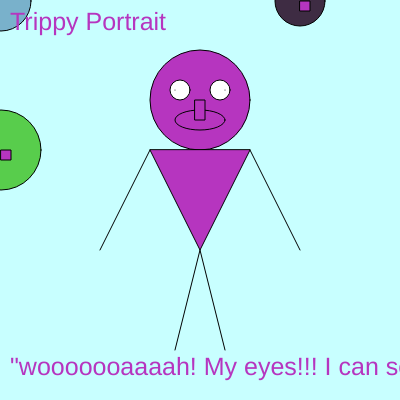
Frame 1 (no input)
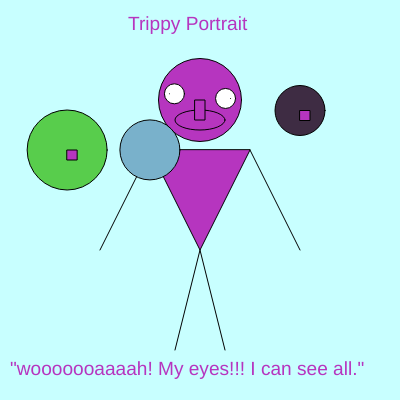
Frame 60 (no input)
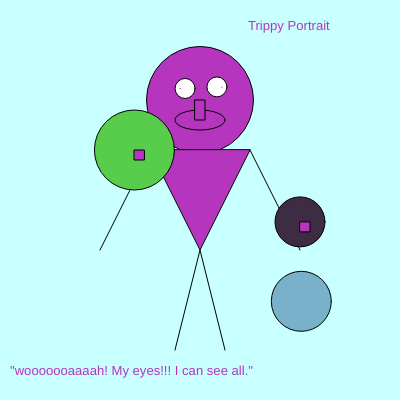
Frame 120 (the mouse pressed at the canvas centre since frame 60)

The p5.js sketch that drew these frames (run headless with seeded random() and noise() and a simulated clock; from frame 60 on, the mouse is pressed at the canvas centre):

// p5.js sketch
// ── sketch.js
var leftEyeX = 175;
var leftEyeY = 90;
var rightEyeX = 225;
var rightEyeY = 90;

var leftEyeCirX = 180;
var leftEyeCirY = 90;
var leftEyeCirDiameter = 20;
var rightEyeCirX = 220;
var rightEyeCirY = 90;
var rightEyeCirDiameter = 20;

var eyeResetThreshold = 10; //distance outside the head before resetting

var headSize = 100;
var headGrowth = 1;
var nameSize = 25;
var nameX = 10;
var nameY = 30;
var xSpeed = 2;
var ySpeed = 2;

var currentColor; //global color

//title sq. pattern:
var direction = 0; // 0 = right, 1 = down, 2 = left, 3 = up
var stepSize = 2;

//title size growth:
var isShrinking = true; 

//circle variables to accomplish assignment goals:
var circle1X = 1; 
var circle1Y = 150;
var sq1X = 1;
var sq1Y = 150;
var circle2X = 300; 
var circle2Y = 1;
var sq2X = 300;
var sq2Y = 1;
var circle3X = 1; //circle 3 moving diagonally
var circle3Y = 1;
var circle1Speed;
var circle2Speed;
var circle3Speed;
var circle1Color, circle2Color, circle3Color;

function setup() {
    createCanvas(400, 400);
    changeColor(); //initialize with a random color
    circle1Color = color(random(255), random(255), random(255));
    circle2Color = color(random(255), random(255), random(255));
    circle3Color = color(random(255), random(255), random(255));
    //speed is randomized for moving objects
    circle1Speed = random(1,3);
    circle2Speed = random(1,3);
    circle3Speed = random(1,3);
}

function draw() {
    background(200, 300, 300);
    
    //head
    fill(currentColor); // Use the current color for the head
    circle(200, 100, headSize);
    
    //body
    fill(currentColor); // Use the current color for the body
    triangle(150, 150, 200, 250, 250, 150);
    
    //arms
    line(150, 150, 100, 250);
    line(250, 150, 300, 250);
    
    //legs
    line(200, 250, 175, 350);
    line(200, 250, 225, 350);

    //mouth and nose
    ellipse(200, 120, 50, 20);
    rect(195, 100, 10, 20);
    
    //eyes
    fill(255); //white for the eyes
    circle(leftEyeCirX, leftEyeCirY, leftEyeCirDiameter);
    circle(rightEyeCirX, rightEyeCirY, rightEyeCirDiameter);
    fill(currentColor); //current color for the pupils
    point(leftEyeX, leftEyeY);
    point(rightEyeX, rightEyeY);

    //moving objects
    fill(circle1Color);
    circle(circle1X, circle1Y, 80);
    fill(circle2Color);
    circle(circle2X, circle2Y, 50);
    fill(circle3Color);
    circle(circle3X, circle3Y, 60);
    
    //squares
    fill(currentColor); 
    square(sq1X, sq1Y, 10);
    square(sq2X, sq2Y, 10);
    
    //title
    textSize(nameSize);
    fill(currentColor); //current color for text
    text('Trippy Portrait', nameX, nameY);
    text('"wooooooaaaah! My eyes!!! I can see all."', 10, 375);

    //animation
    animateEyes();
    animateHead();
    animateName();
    titleSize();
    animateCircles();
}

//moves the eyes and keeps pupils within the eye
function animateEyes() {
    var ranA = random(-2, 2);
    var ranC = random(-2, 2);
    leftEyeCirX += ranA;
    leftEyeCirY += ranC;
    leftEyeX += ranA;
    leftEyeY += ranC;
    
    var ranB = random(-2, 2);
    var ranD = random(-2, 2);
    rightEyeCirX += ranB;
    rightEyeCirY += ranD;
    rightEyeX += ranB;
    rightEyeY += ranD;

    //my procedure for keeping the eyes within a certain range
    if (abs(leftEyeX - 200) > headSize / 2 + eyeResetThreshold || 
        abs(leftEyeY - 100) > headSize / 2 + eyeResetThreshold) {
        resetLeftEye();
    }
    if (abs(rightEyeX - 200) > headSize / 2 + eyeResetThreshold || 
        abs(rightEyeY - 100) > headSize / 2 + eyeResetThreshold) {
        resetRightEye();
    }
}

//eyes reset
function resetLeftEye() {
    leftEyeX = 175; 
    leftEyeY = 90;
    leftEyeCirX = 180; 
    leftEyeCirY = 90;
}
function resetRightEye() {
    rightEyeX = 225; 
    rightEyeY = 90;
    rightEyeCirX = 220; 
    rightEyeCirY = 90;
}

//animate circles
function animateCircles() {
    //circle1 back and forth along the x-axis
    circle1X += circle1Speed;
    if (circle1X >= 400 || circle1X <= 0) {
        circle1Speed *= -1; //reverse direction
        circle1Color = color(random(255), random(255), random(255)); // Change color on hit
    }
    sq1X += circle1Speed;

    //circle2 back and forth along the y-axis
    circle2Y += circle2Speed;
    if (circle2Y >= 400 || circle2Y <= 0) {
        circle2Speed *= -1; //reverse direction
        circle2Color = color(random(255), random(255), random(255)); // Change color on hit
    }
    sq2Y += circle2Speed;

    //circle3 diagonally 
    circle3X += circle3Speed;
    if (circle3X >= 400 || circle3X <= 0) {
        circle3Speed *= -1; //reverse x direction
        circle3Color = color(random(255), random(255), random(255)); // Change color on hit
    }
    circle3Y += circle3Speed;
    if (circle3Y >= 400 || circle3Y <= 0) {
        circle3Speed *= -1; //reverse y direction
        circle3Color = color(random(255), random(255), random(255)); // Change color on hit
    }
}

//head growth
function animateHead() {
    headSize += headGrowth;
    if (headSize > 120 || headSize < 80) {
        headGrowth *= -1; //reverse growth
    }
}

//for title movement in sq. pattern
function animateName() {
    if (direction === 0) { 
        nameX += stepSize;
        if (nameX >= 400 - 150) {
            direction = 1; 
            changeColor();
        }
    } else if (direction === 1) { 
        nameY += stepSize;
        if (nameY >= 400 - 10) { 
            direction = 2; 
            changeColor();
        }
    } else if (direction === 2) { 
        nameX -= stepSize;
        if (nameX <= 10) {
            direction = 3; 
            changeColor();
        }
    } else if (direction === 3) { 
        nameY -= stepSize;
        if (nameY <= 30) { 
            direction = 0; 
            changeColor(); 
        }
    }
}

function titleSize() {
    if (isShrinking) {
        nameSize -= 0.1; //decrease size
        if (nameSize <= 5) {
            isShrinking = false; //start growing back
        }
    } else {
        nameSize += 0.1; //increase size
        if (nameSize >= 25) {
            isShrinking = true; //start shrinking again
        }
    }
}

//creates new color 
function changeColor() {
    currentColor = color(random(255), random(255), random(255));
}
